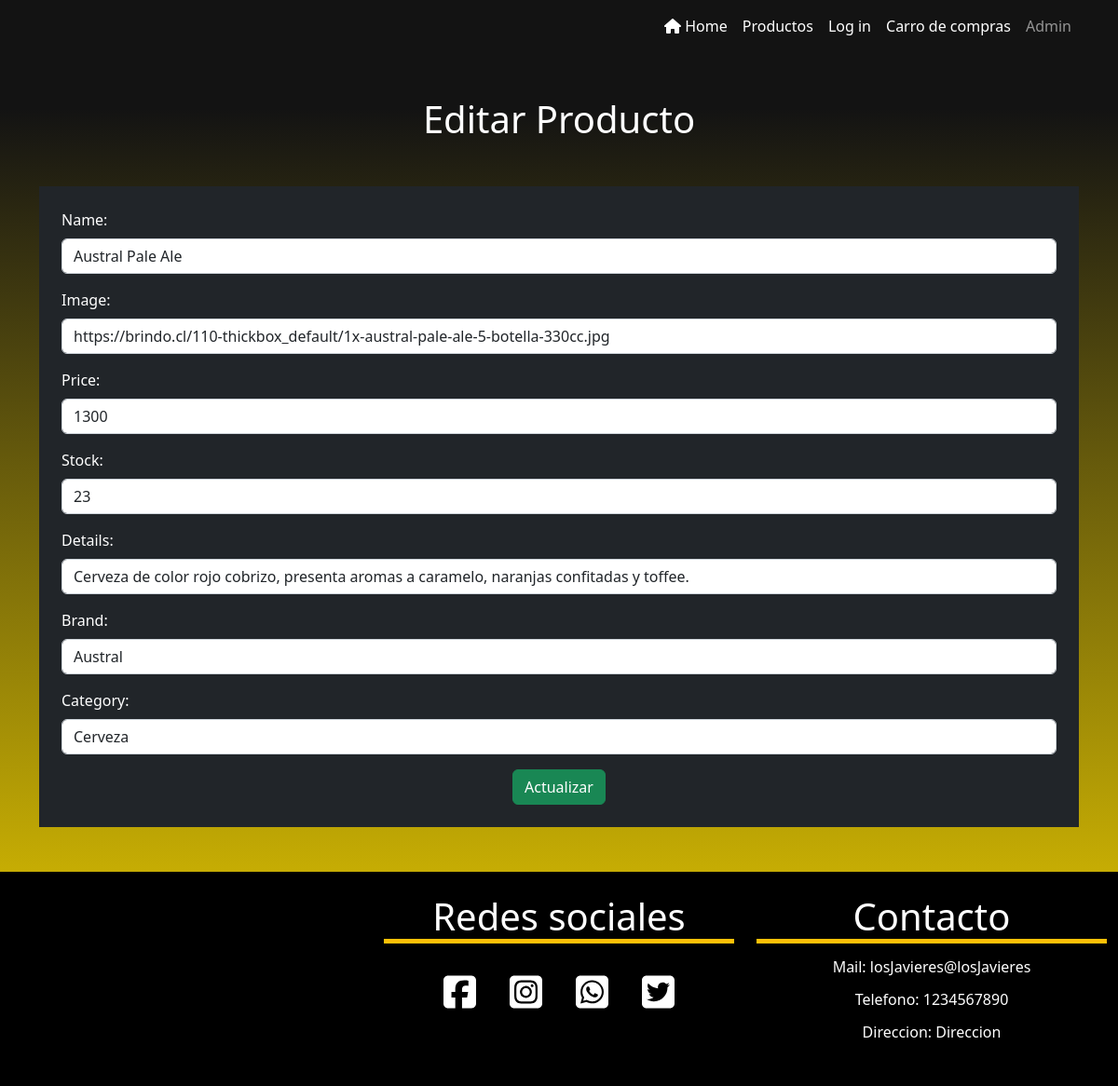
The app's page /products/editProduct/4 with its own data.
### Botilleria/models.py (models this page shows)
class Product(models.Model):
    try:
        name = models.CharField(max_length=100)
        image = models.CharField(max_length=500)
        price = models.IntegerField()
        stock = models.IntegerField()
        details = models.CharField(max_length=500)
        brand = models.CharField(max_length=50)
        category = models.CharField(max_length=100)
        class Meta:
            ordering = ['id']
    except Exception as e:
        print('Modelo no creado: ', e)

### Botilleria/views.py (the view)
# urls.py: path('products/editProduct/<int:pk>',
def editProduct(request, pk):
    try:
        product = get_object_or_404(Product, pk=pk)
        if request.method == 'POST':
            form = ProductForm(request.POST, instance=product)
            if form.is_valid():
                product = form.save(commit=False)
                product.save()
                messages.success(request, 'Producto modificado')
                return redirect('administrator')
        else:
            form = ProductForm(instance=product)
        return render(request, 'Products/editProduct.html', {'form': form})
    except Exception as e:
        print('producto no editado', e)

### Botilleria/context_processors.py (called while the page is built)
def totalPrice(request):
    totalCarrito = 0
    if 'cart' in request.session:
        for key, value in request.session['cart'].items():
            totalCarrito += int(value['price'])
    return {'totalPrice': totalCarrito}

### Botilleria/templates/Products/editProduct.html
{% extends '../layout/base.html' %} {% block content %}
<h1 class="text-center my-5">Editar Producto</h1>
<section class="container">
  <form method="POST" class="bg-dark container p-4 text-white">
    {% csrf_token %} {{ form.as_p }}
    <div class="text-center">
      <button type="submit" class="btn btn-success">Actualizar</button>
    </div>
  </form>
</section>
{% endblock %}

### Botilleria/static/css/style.css (style rules this page uses)
body { background: linear-gradient(rgb(19, 19, 19) 10%, rgb(223, 194, 1) 90%); box-sizing: content-box; min-height: 100vh; }
h1 { color: white; }

### records on screen
Product: name "Austral Pale Ale", image "https://brindo.cl/110-thickbox_default/1x-austral-pale-ale-5-botella-330cc.jpg", price "1300", stock "23", details "Cerveza de color rojo cobrizo, presenta aromas a caramelo, naranjas confitadas y toffee.", brand "Austral", category "Cerveza"
